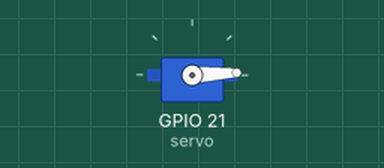
The program below on a simulated Raspberry Pi (BCM pin numbers). On the bench: servo. Servo angles are drawn from the pulse width (0.5 ms = 0°, 2.5 ms = 180°); what the program prints to the terminal is not drawn.

Above: at 0.05 s.
At 0.65 s:
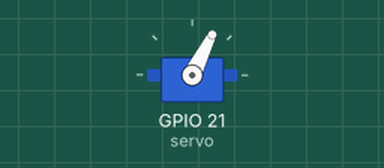
At 1.1 s:
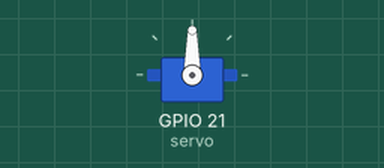
At 2.15 s:
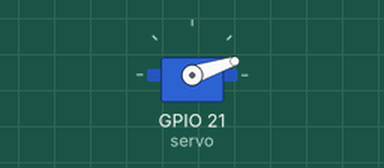
Timing chart, 0 to 6.5 s (numbered marks = the images above):
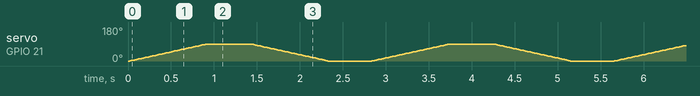

The program:

Sweep.py
```python
#!/usr/bin/env python3
########################################################################
# Filename    : Sweep.py
# Description : Servo sweep
# Author      : www.freenove.com
# modification: 2023/05/12
########################################################################
from gpiozero import AngularServo
import time

myGPIO=21
SERVO_DELAY_SEC = 0.01
myCorrection=0.0
maxPW=(2.5+myCorrection)/1000
minPW=(0.5-myCorrection)/1000
servo =  AngularServo(myGPIO,initial_angle=0,min_angle=0, max_angle=180,min_pulse_width=minPW,max_pulse_width=maxPW)

def loop():
    while True:
        for angle in range(0, 91, 1):   # make servo rotate from 0 to 180 deg
            servo.angle = angle
            time.sleep(SERVO_DELAY_SEC)
        time.sleep(0.5)
        for angle in range(90, -1, -1): # make servo rotate from 180 to 0 deg
            servo.angle = angle
            time.sleep(SERVO_DELAY_SEC)
        time.sleep(0.5)

if __name__ == '__main__':     # Program entrance
    print ('Program is starting...')
    try:
        loop()
        # servo.angle = 0
    except KeyboardInterrupt:  # Press ctrl-c to end the program.
        print("Ending program")
```
